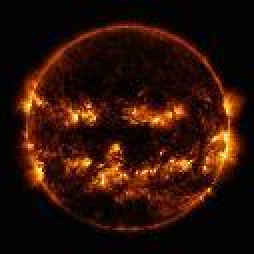
%> input picture Project 2/sun.jpg, 127 x 127 px (shown 2 times larger)
$ octave project2.m   (GNU Octave 9; MATLAB toolbox functions it lacks are replaced by stand-ins)
%> lines starting %> are read from the running program, lines starting %| are printed output that depends on the picture
clear all;
close all;
clc;

% read in the reference image and the template image
Picture = imread('/Users/michaeltang/Documents/MATLAB/3SK3/Project 2/sun.jpg');
%> Picture is the input picture: size 127x127x3 uint8; mean R, G, B 44.3, 17, 8.3
% chagne the data formate to double and grayscale value
% double is used over uint8 for summing purpose
data = rgb2gray(im2double(Picture));
% detecting the size of the reference image
h_data = size(data,1);w_data = size(data,2);
%> after `h_data = size(data,1)`: h_data = 127
%> after `w_data = size(data,2)`: w_data = 127
% setting empty matrices the same size as the reference image
L1 = zeros(h_data,w_data);
L2 = L1; L_x = L1; L_y = L1;
L_mean = L1; L_var = L1;
EPx = L1; EPy = L1; EPx_1 = L1; EPy_1 = L1;
G_x = L1; G_y = L1; G_J = L1; G_mag = L1; G_dir = L1;
% creating the L1, L2, Lx, Ly summed area table
for i = 1:h_data
    for j = 1:w_data
        if i == 1 && j == 1
            L1(i,j) = data(i,j);
            L2(i,j) = data(i,j)^2;
            L_x(i,j) = j*data(i,j);
            L_y(i,j) = i*data(i,j);
        elseif i == 1
            L1(i,j) = L1(i,j-1) + data(i,j);
            L2(i,j) = L2(i,j-1) + data(i,j)^2;
            L_x(i,j) = L_x(i,j-1) + j*data(i,j);
            L_y(i,j) = L_y(i,j-1) + i*data(i,j);
        elseif j == 1
            L1(i,j) = L1(i-1,j) + data(i,j);
            L2(i,j) = L2(i-1,j) + data(i,j)^2;
            L_x(i,j) = L_x(i-1,j) + j*data(i,j);
            L_y(i,j) = L_y(i-1,j) + i*data(i,j);
        else
            L1(i,j) = L1(i-1,j) + L1(i,j-1) - L1(i-1,j-1) + data(i,j);
            L2(i,j) = L2(i-1,j) + L2(i,j-1) - L2(i-1,j-1) + data(i,j)^2;
            L_x(i,j) = L_x(i-1,j) + L_x(i,j-1) - L_x(i-1,j-1) + j*data(i,j);
            L_y(i,j) = L_y(i-1,j) + L_y(i,j-1) - L_y(i-1,j-1) + i*data(i,j);
        end
    end
end
%creating the mean table
for i = 1:size(L1,1)
    for j = 1:size(L1,2)
        L_mean(i,j) = L1(i,j) / (i*j);
    end
end
%creating the variance table
for i = 1:h_data
    for j = 1:w_data
        L_var(i,j) = (L2(i,j) - 2*L1(i,j)*L_mean(i,j) + i*j*L_mean(i,j)^2) / (i*j);
    end
end
%creating the EP operator in X and Y direction
for i = 1:h_data
    for j = 1:w_data
        EPx(i,j) = j - (w_data + 1) / 2;
        EPy(i,j) = i - (h_data + 1) / 2;
    end
end
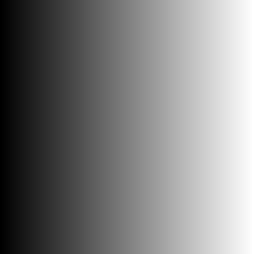
%> EPx: size 127x127 double (shown 2 times larger); min -63, max 63, mean 0; drawn with min black and max white
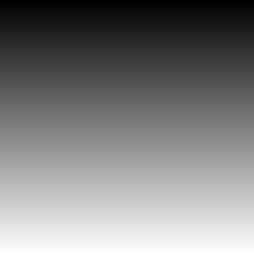
%> EPy: size 127x127 double (shown 2 times larger); min -63, max 63, mean 0; mean of the top-left, top-right, bottom-left and bottom-right quarters -32, -32, 31.5, 31.5; drawn with min black and max white
%creating the EP summed table for normalization
for i = 1:h_data
    for j = 1:w_data
        if i == 1 && j == 1
            EPx_1(i,j) = abs(EPx(i,j));
            EPy_1(i,j) = abs(EPy(i,j));
        elseif i == 1
            EPx_1(i,j) = EPx_1(i,j-1) + abs(EPx(i,j));
            EPy_1(i,j) = EPy_1(i,j-1) + abs(EPy(i,j));
        elseif j == 1
            EPx_1(i,j) = EPx_1(i-1,j) + abs(EPx(i,j));
            EPy_1(i,j) = EPy_1(i-1,j) + abs(EPy(i,j));
        else
            EPx_1(i,j) = EPx_1(i-1,j) + EPx_1(i,j-1) - EPx_1(i-1,j-1) + abs(EPx(i,j));
            EPy_1(i,j) = EPy_1(i-1,j) + EPy_1(i,j-1) - EPy_1(i-1,j-1) + abs(EPy(i,j));
        end
    end
end
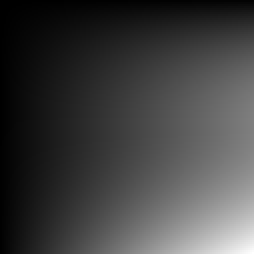
%> EPy_1: size 127x127 double (shown 2 times larger); min 63, max 512064, mean 130039.9; mean of the top-left, top-right, bottom-left and bottom-right quarters 43349.3, 129370.7, 86352, 257706.8; drawn with min black and max white
%creating the gradient component tables Gx(D) and Gy(D)
J_term = (h_data + 1) / 2;
%> J_term = 64
for i = 1:h_data
    for j = 1:w_data
        G_x(i,j) = (L_x(i,j) - J_term * L1(i,j)) / EPx_1(i,j);
        G_y(i,j) = (L_y(i,j) - J_term * L1(i,j)) / EPy_1(i,j);
    end
end
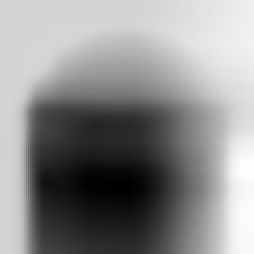
%> G_x: size 127x127 double (shown 2 times larger); min -0.102, max 0.00667, mean -0.0417; drawn with min black and max white
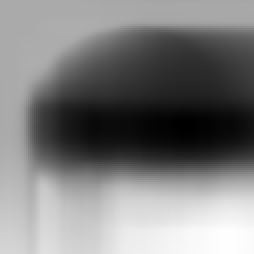
%> G_y: size 127x127 double (shown 2 times larger); min -0.0576, max 0.0109, mean -0.0237; drawn with min black and max white
%creating the gradient magnitude and direction
for i = 1:h_data
    for j = 1:w_data
        G_mag(i,j) = sqrt((G_x(i,j)^2) + (G_y(i,j)^2));
        G_dir(i,j) = rad2deg(atan(G_y(i,j) / G_x(i,j)));
    end
end
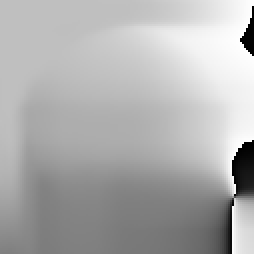
%> G_dir: size 127x127 double (shown 2 times larger); min -90, max 90, mean 33.3; drawn with min black and max white
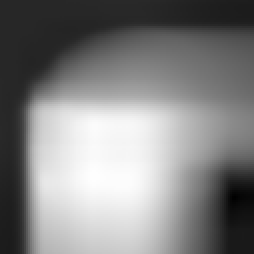
%> G_mag: size 127x127 double (shown 2 times larger); min 0.000637, max 0.104, mean 0.0537; drawn with min black and max white

$ run again, with Project 2/Ross.png saved as Project 2/sun.jpg
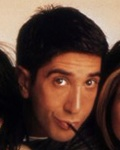
%> input picture Project 2/Ross.png, 120 x 150 px
%> Picture is the input picture: size 150x120x3 uint8; mean R, G, B 88.3, 61.6, 50.9
%> after the loop `for i = 1:h_data`:
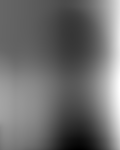
%> G_dir: size 150x120 double; min 17.93, max 69.32, mean 40; drawn with min black and max white
%> after the loop `for i = 1:h_data`:
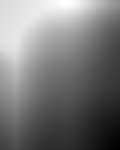
%> G_mag: size 150x120 double; min 0.18, max 1.45, mean 0.782; drawn with min black and max white
